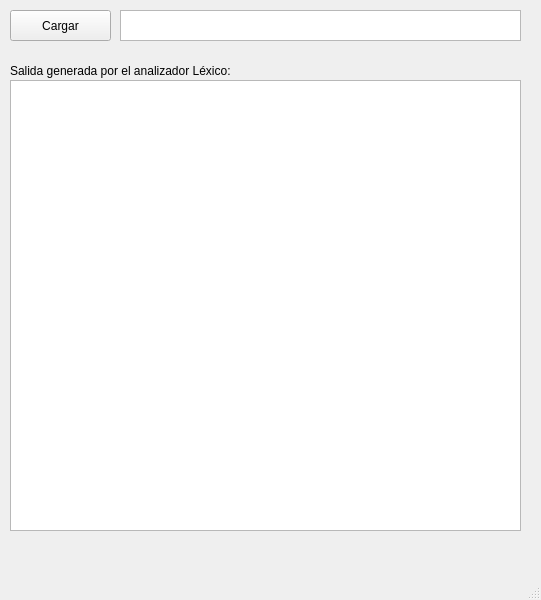
<?xml version="1.0" encoding="UTF-8"?>
<ui version="4.0">
 <class>MainWindow</class>
 <widget class="QMainWindow" name="MainWindow">
  <property name="geometry">
   <rect>
    <x>0</x>
    <y>0</y>
    <width>541</width>
    <height>600</height>
   </rect>
  </property>
  <property name="windowTitle">
   <string>MainWindow</string>
  </property>
  <property name="styleSheet">
   <string notr="true"/>
  </property>
  <widget class="QWidget" name="centralwidget">
   <widget class="QPushButton" name="open_file">
    <property name="geometry">
     <rect>
      <x>10</x>
      <y>10</y>
      <width>101</width>
      <height>31</height>
     </rect>
    </property>
    <property name="styleSheet">
     <string notr="true"/>
    </property>
    <property name="text">
     <string>Cargar</string>
    </property>
   </widget>
   <widget class="QTextBrowser" name="text_path">
    <property name="geometry">
     <rect>
      <x>120</x>
      <y>10</y>
      <width>401</width>
      <height>31</height>
     </rect>
    </property>
   </widget>
   <widget class="QTextBrowser" name="text_read">
    <property name="geometry">
     <rect>
      <x>10</x>
      <y>80</y>
      <width>511</width>
      <height>451</height>
     </rect>
    </property>
    <property name="font">
     <font>
      <family>MS Shell Dlg 2</family>
      <pointsize>8</pointsize>
      <weight>75</weight>
      <italic>false</italic>
      <bold>true</bold>
     </font>
    </property>
   </widget>
   <widget class="QLabel" name="label">
    <property name="geometry">
     <rect>
      <x>10</x>
      <y>60</y>
      <width>271</width>
      <height>21</height>
     </rect>
    </property>
    <property name="text">
     <string>Salida generada por el analizador Léxico:</string>
    </property>
   </widget>
   <zorder>text_read</zorder>
   <zorder>open_file</zorder>
   <zorder>text_path</zorder>
   <zorder>label</zorder>
  </widget>
  <widget class="QMenuBar" name="menubar">
   <property name="geometry">
    <rect>
     <x>0</x>
     <y>0</y>
     <width>541</width>
     <height>21</height>
    </rect>
   </property>
  </widget>
  <widget class="QStatusBar" name="statusbar"/>
 </widget>
 <resources/>
 <connections/>
</ui>
